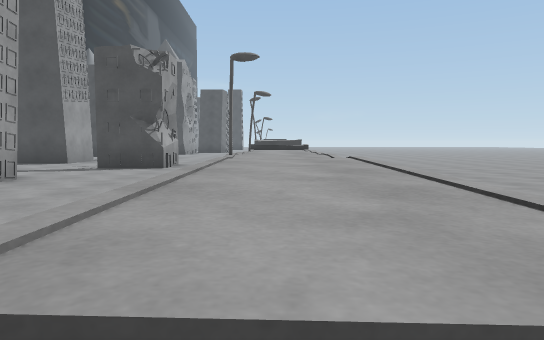
[1] (above)

19 first-person views from a walk through a scene from a Unity 3-D project. The camera is 1.2 m above the floor, tilts 4° down and sees 70° across. The floor is counted in squares, 2 m on a side. Each view is taken from the middle of a square. On the plan, view 1 faces up. The plan holds only what a view shows up to about 11 squares ahead; the rest is blank. The place goes on beyond the plan. The player character is not drawn.

[2]
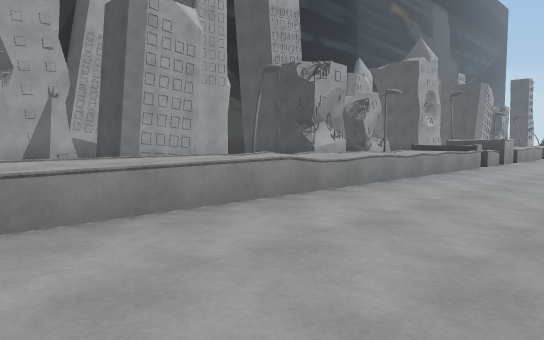

[3]
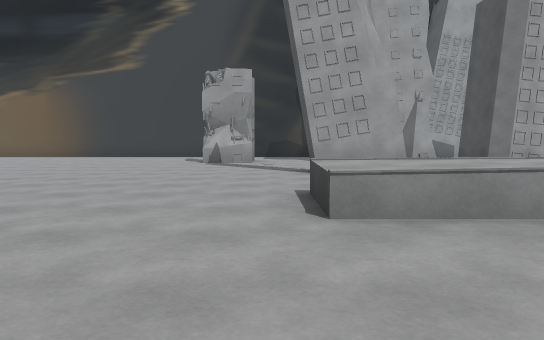

[4]
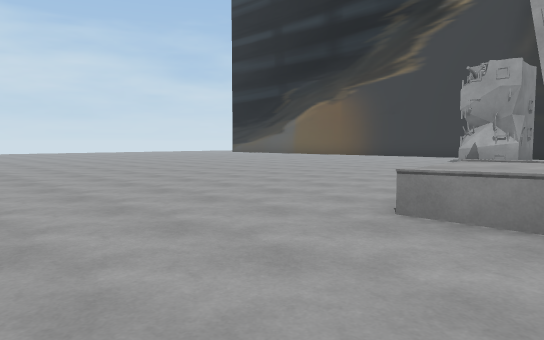

[5]
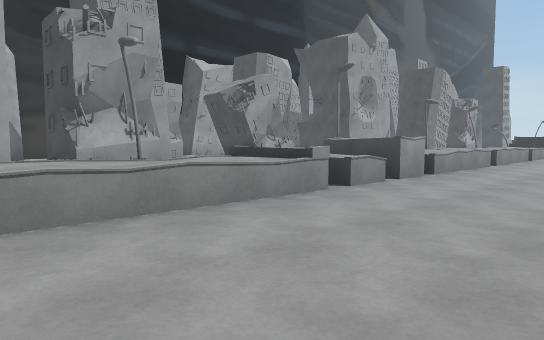

[6]
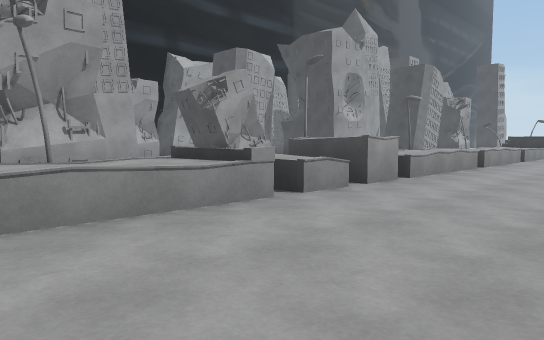

[7]
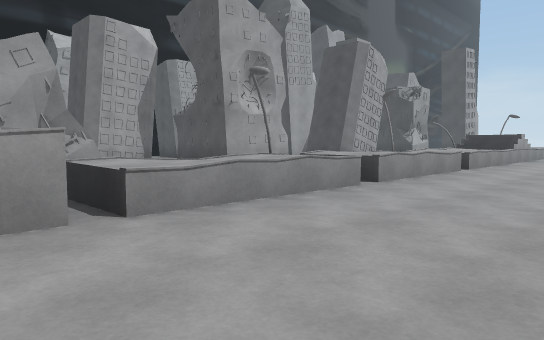

[8]
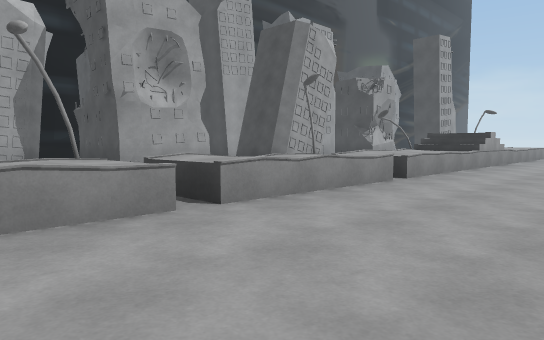

[9]
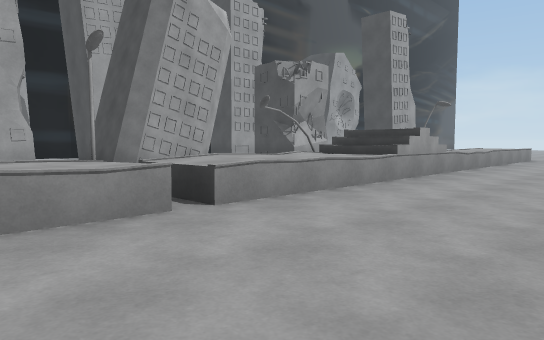

[10]
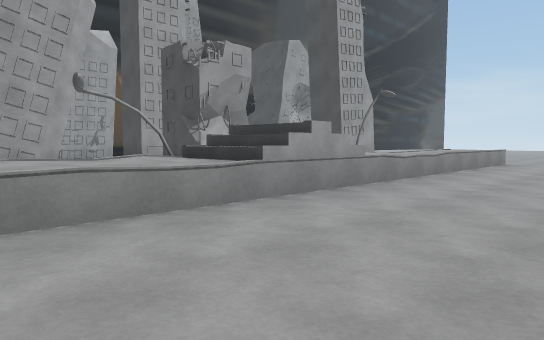

[11]
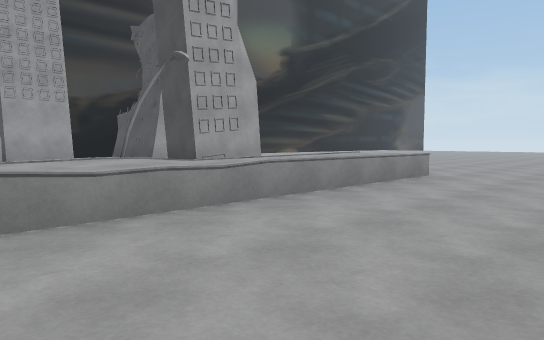

[12]
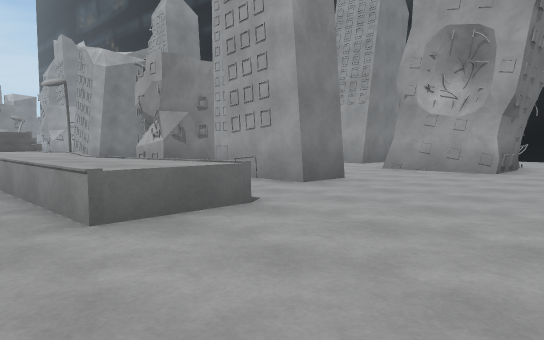

[13]
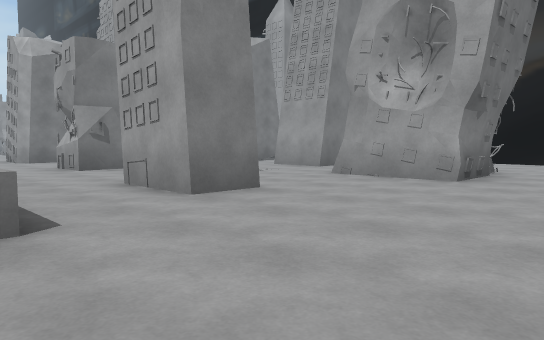

[14]
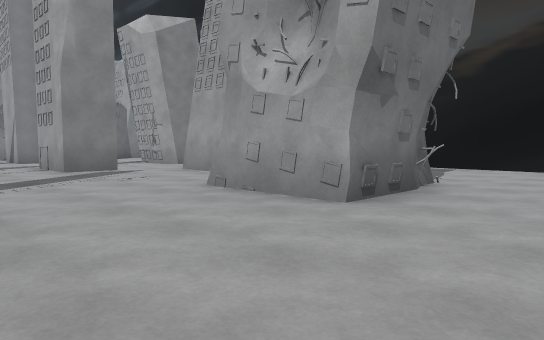

[15]
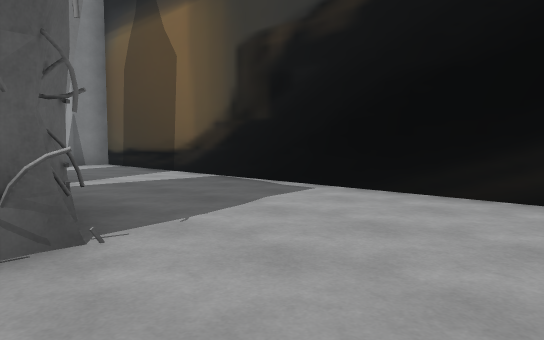

[16]
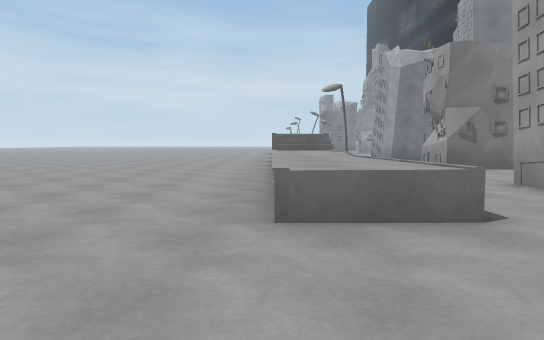

[17]
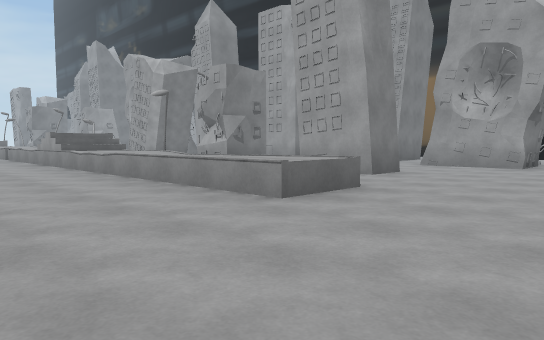

[18]
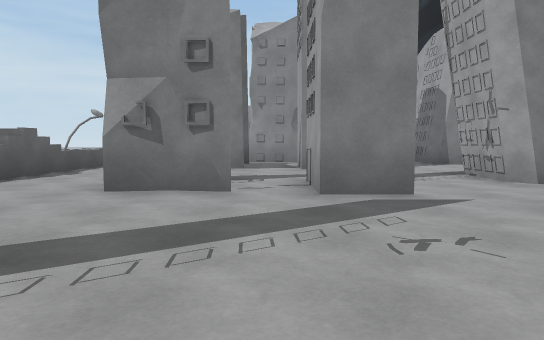

[19]
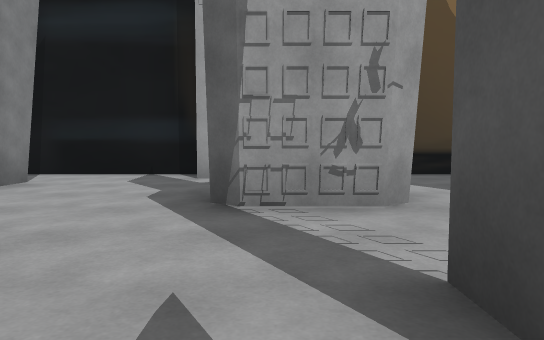

### Floor plan
Key: @ floor where view 1 was taken; # wall or solid block; . floor; = window, fence, low wall or low ledge; ^ raised ledge.
Columns run from 13 left of view 1 to 4 right of it. Each row starts with its distance up from view 1.
 38   .... ...........
 37  #................
 36  #...##...........
 35  #..###......^^...
 34  #..  #...#..^^...
 33  #..  ....#..^^...
 32  #.. ........^^...
 31 #...##.......^^...
 30  #.  ........^^...
 29 #......#.##..^^...
 28  #. #..#.##..^^...
 27  #  #........#^...
 26 ##. #.......=^^...
 25  #.... #.## .^^...
 24 #.... ##..# .^^...
 23 #.##    .## .^^...
 22 #       #   #.....
 21         #   .^^...
 20       ###    ^^...
 19       #     .^^...
 18       #     ......
 17       #     .^^...
 16          #   ^^...
 15         ##   ^^...
 14              ^^...
 13              ^^...
 12        #     ^^..
 11       ...    ^^...
 10       ... #..^^...
  9        #.##..^^...
  8         .....^^...
  7          #.. ^^...
  6          #.. ^^...
  5         ##..=^^...
  4      #    ...^^...
  3      #     ..^^...
  2          #  .^^...
  1       ...#...^^...
  0       .......@....
 -1     ##............
 -2      #...........
 -3       ...........
 -4       ...........
 -5       ...........

Positions as (right, up) in squares from view 1, and headings:
1: (0, 0), facing up
2: (4, 1), facing up-left
3: (4, 0), facing left
4: (4, 2), facing down-left
5: (4, 7), facing up-left
6: (4, 8), facing up-left
7: (4, 13), facing up-left
8: (4, 16), facing up-left
9: (4, 20), facing up-left
10: (4, 23), facing up-left
11: (4, 28), facing up-left
12: (2, 38), facing down-left
13: (0, 38), facing down-left
14: (-3, 38), facing down-left
15: (-8, 38), facing down-left
16: (1, 38), facing down
17: (4, 38), facing down-left
18: (-5, 34), facing down
19: (-5, 27), facing left
